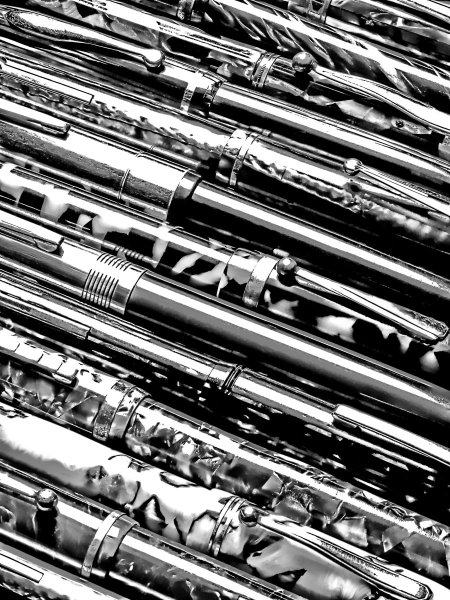
#> input picture original_kindle_screensavers/fountain_pens.jpg, 900 x 1200 px (shown at 1/2 size); its folder holds only this picture in this run
$ python analyze.py
#> lines starting #> are read from the running program, lines starting #| are printed output that depends on the picture
import numpy as np
from PIL import Image
from scipy import ndimage
import json, os, glob

REF_DIR = 'original_kindle_screensavers'
files = sorted(glob.glob(f'{REF_DIR}/*.jpg'))
results = {}

def luminance(rgb):
    # ITU-R BT.709
    return 0.2126*rgb[...,0] + 0.7152*rgb[...,1] + 0.0722*rgb[...,2]

def skew_kurt(x):
    m = x.mean(); s = x.std()
    if s == 0: return 0.0, 0.0
    z = (x - m) / s
    return float((z**3).mean()), float((z**4).mean() - 3.0)

for f in files:
    name = os.path.basename(f).replace('.jpg','')
    rgb = np.asarray(Image.open(f).convert('RGB'), dtype=np.float64)
    R,G,B = rgb[...,0], rgb[...,1], rgb[...,2]

    # --- Is it truly greyscale? channel deltas ---
    dRG = np.abs(R-G); dRB = np.abs(R-B); dGB = np.abs(G-B)
#> after `dRG = np.abs(R - G)`: dRG: shape (1200, 900) float64; every value is 0
    max_ch_dev = float(np.max([dRG.max(), dRB.max(), dGB.max()]))
#> max_ch_dev = 0
    mean_ch_dev = float(np.mean([dRG.mean(), dRB.mean(), dGB.mean()]))
#> mean_ch_dev = 0
    # fraction of pixels where channels differ by > 2
    frac_chromatic = float(np.mean((dRG>2)|(dRB>2)|(dGB>2)))
#> frac_chromatic = 0

    # Use the green channel as the working luma (greyscale image: all ~equal).
    # Use rounded luminance to be safe.
    lum = luminance(rgb)
    g = lum.astype(np.float64)
    flat = g.ravel()
    N = flat.size
#> N = 1080000

    # --- Histogram (256 bins) ---
    hist, _ = np.histogram(flat, bins=256, range=(0,256))
#> hist = 256 values, max 191554 at index 0, min 0 at index 5, mean 4218.8
    hist_norm = (hist / N).tolist()
#> hist_norm = 256 values, max 0.177 at index 0, min 0 at index 5, mean 0.00391

    # --- Percentiles ---
    pcts = [0.1,1,2,5,10,25,50,75,90,95,98,99,99.9]
    perc = {str(p): float(np.percentile(flat, p)) for p in pcts}
#> perc = 13 items

    # --- Moments ---
    mean = float(flat.mean()); median = float(np.median(flat)); std = float(flat.std())
#> after `mean = float(flat.mean())`: mean = 110.7
#> after `median = float(np.median(flat))`: median = 105
#> after `std = float(flat.std())`: std = 95.84
    sk, ku = skew_kurt(flat)
#> in skew_kurt, `m = x.mean()`: m = 110.7
#> in skew_kurt, `s = x.std()`: s = 95.84
#> sk = 0.289; ku = -1.38

    # --- Clipping & zones ---
    def frac(lo, hi):  # inclusive lo, inclusive hi
        return float(np.mean((flat>=lo)&(flat<=hi)))
    zones = {
        'pure_black_0':       frac(0,0),
        'near_black_0_15':    frac(0,15),
        'deep_shadow_16_63':  frac(16,63),
        'shadow_64_95':       frac(64,95),
        'midgrey_96_159':     frac(96,159),
        'highlight_160_223':  frac(160,223),
        'near_white_240_255': frac(240,255),
        'pure_white_255':     frac(255,255),
        'midtone_64_191':     frac(64,191),
    }

    # --- Gradient / sharpening signature (Sobel magnitude) ---
    gx = ndimage.sobel(g, axis=1)
    gy = ndimage.sobel(g, axis=0)
    gmag = np.hypot(gx, gy) / 4.0  # normalise sobel scale
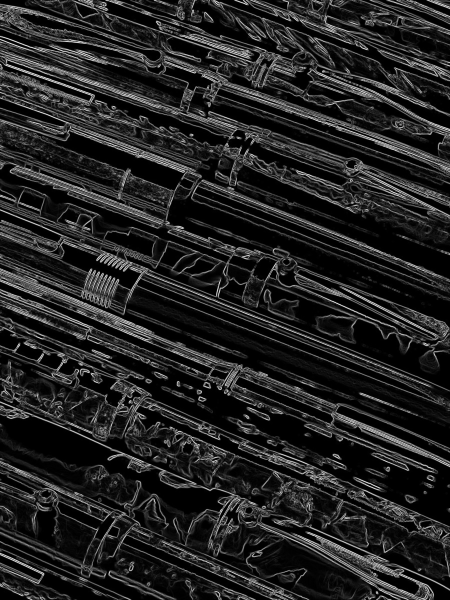
#> gmag: shape (1200, 900) float64 (shown at 1/2 size); min 0, max 268.9, mean 37.6; drawn with min black and max white
    gmag_flat = gmag.ravel()
    grad = {
        'mean': float(gmag_flat.mean()),
        'median': float(np.median(gmag_flat)),
        'p90': float(np.percentile(gmag_flat,90)),
        'p99': float(np.percentile(gmag_flat,99)),
        'frac_strong_edge_gt40': float(np.mean(gmag_flat>40)),
        'frac_flat_lt5': float(np.mean(gmag_flat<5)),
    }
#> grad = {'mean': 37.57, 'median': 13.12, 'p90': 116.8, 'p99': 218.5, 'frac_strong_edge_gt40': 0.31, 'frac_flat_lt5': 0.385}

    # --- Local contrast (clarity) — std in sliding windows ---
    # local std via uniform filter
    win = 15
    mean_f = ndimage.uniform_filter(g, win)
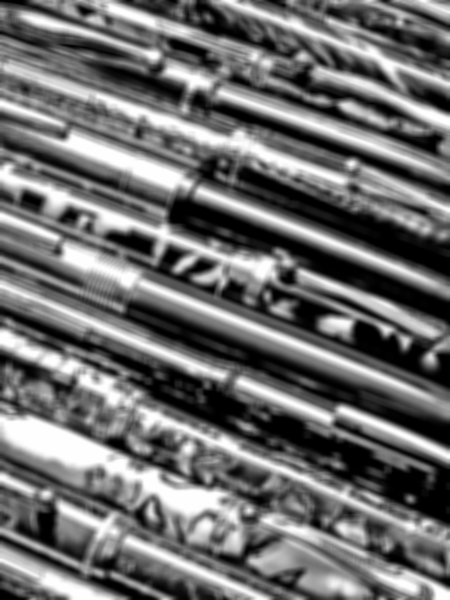
#> mean_f: shape (1200, 900) float64 (shown at 1/2 size); min -4.61e-13, max 255, mean 110.7; drawn with min black and max white
    sq_f   = ndimage.uniform_filter(g*g, win)
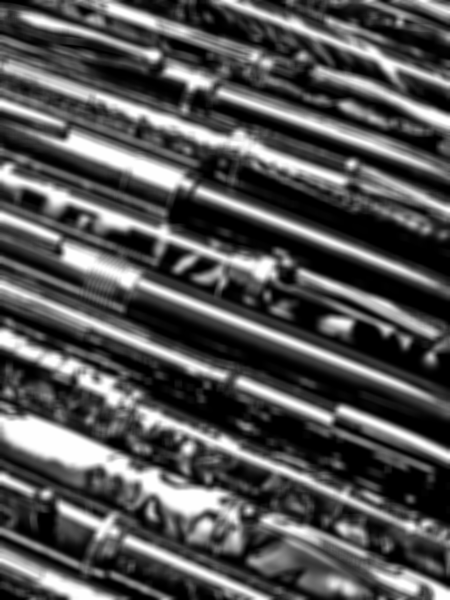
#> sq_f: shape (1200, 900) float64 (shown at 1/2 size); min -8.69e-11, max 65025, mean 21434.8; drawn with min black and max white
    local_var = np.clip(sq_f - mean_f*mean_f, 0, None)
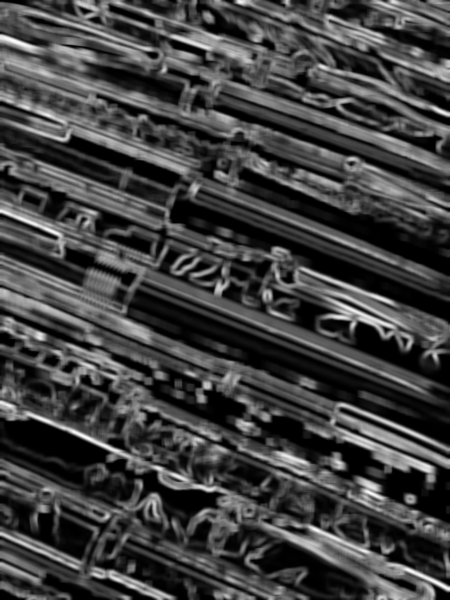
#> local_var: shape (1200, 900) float64 (shown at 1/2 size); min 0, max 14501, mean 3745.6; drawn with min black and max white
    local_std = np.sqrt(local_var)
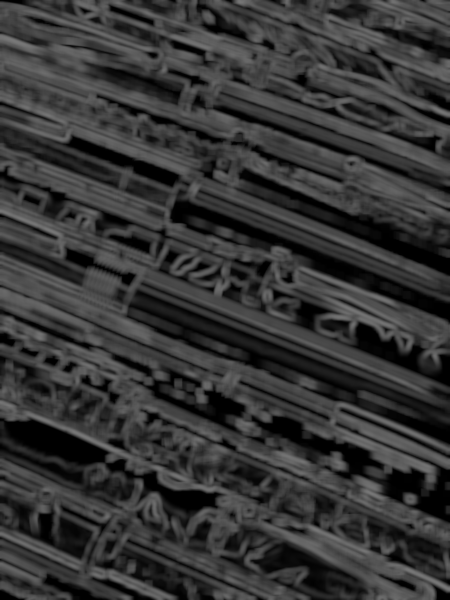
#> local_std: shape (1200, 900) float64 (shown at 1/2 size); min 0, max 120.4, mean 53.9
    clarity = {
        'local_std_mean': float(local_std.mean()),
        'local_std_p50': float(np.median(local_std)),
        'local_std_p90': float(np.percentile(local_std,90)),
    }
#> clarity = {'local_std_mean': 53.86, 'local_std_p50': 58.88, 'local_std_p90': 89.02}

    # --- Laplacian variance (focus / acutance) ---
    lap = ndimage.laplace(g)
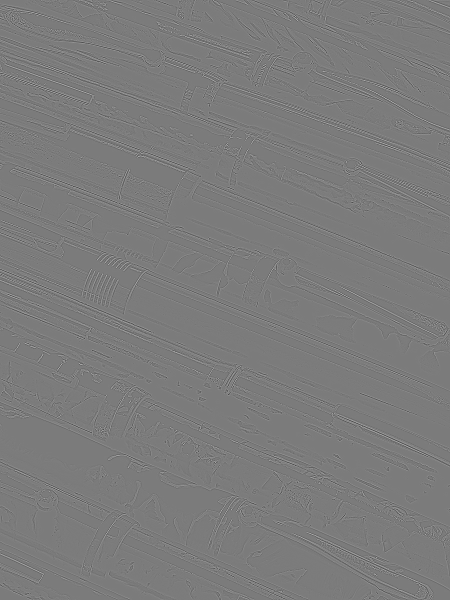
#> lap: shape (1200, 900) float64 (shown at 1/2 size); min -624, max 660, mean 0; drawn with min black and max white
    lap_var = float(lap.var())
#> lap_var = 3781.7

    # --- Radial power spectrum (high-freq energy = sharpening) ---
    # downsample to square for speed
    gg = np.asarray(Image.fromarray(g.astype(np.uint8)).resize((512,512)), dtype=np.float64)
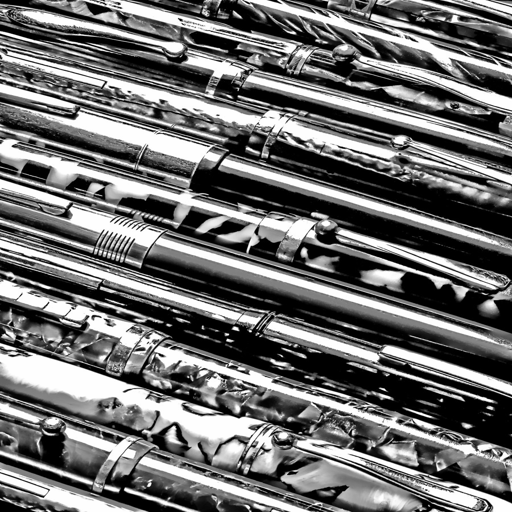
#> gg: shape (512, 512) float64; min 0, max 255, mean 110.4
    gg = gg - gg.mean()
    F = np.fft.fftshift(np.fft.fft2(gg))
    P = np.abs(F)**2
    cy, cx = 256, 256
    yy, xx = np.indices((512,512))
    r = np.hypot(xx-cx, yy-cy).astype(int)
    radial = ndimage.mean(P, labels=r, index=np.arange(0, 256))
#> radial = 256 values, max 1.89e+12 at index 1, min 0 at index 0, mean 3.23e+10
    radial = radial / radial.sum()
#> radial = 256 values, max 0.229 at index 1, min 0 at index 0, mean 0.00391
    # energy fractions by frequency band (as fraction of Nyquist)
    def band(lo, hi):
        return float(radial[int(lo*256):int(hi*256)].sum())
    freq = {
        'low_0_10pct':   band(0.0, 0.10),
        'mid_10_40pct':  band(0.10, 0.40),
        'high_40_100pct':band(0.40, 1.0),
    }
#> freq = {'low_0_10pct': 0.909, 'mid_10_40pct': 0.084, 'high_40_100pct': 0.0073}

    results[name] = {
        'size': list(Image.open(f).size),
        'greyscale_check': {
            'max_channel_deviation': max_ch_dev,
            'mean_channel_deviation': mean_ch_dev,
            'frac_pixels_chromatic_gt2': frac_chromatic,
        },
        'moments': {'mean':mean,'median':median,'std':std,'skewness':sk,'kurtosis':ku},
        'percentiles': perc,
        'zones': zones,
        'gradient': grad,
        'clarity_local_std': clarity,
        'laplacian_variance': lap_var,
        'freq_energy': freq,
        'histogram_256': hist_norm,
    }
    print(f"{name}: mean={mean:.1f} median={median:.0f} std={std:.1f} "
          f"black0={zones['pure_black_0']*100:.1f}% white255={zones['pure_white_255']*100:.1f}% "
          f"mid={zones['midtone_64_191']*100:.1f}% skew={sk:.2f}")
#| fountain_pens: mean=110.7 median=105 std=95.8 black0=17.7% white255=0.0% mid=33.5% skew=0.29

# --- Aggregate across all 5 ---
def agg(path):
    vals = []
    for n in results:
        d = results[n]
        for k in path[:-1]: d = d[k]
        vals.append(d[path[-1]])
#> this loop made 1 pass
#> n on pass 1: 'fountain_pens'
#> after the loop, vals = [110.7]
    return {'min':float(min(vals)),'max':float(max(vals)),'mean':float(np.mean(vals))}

results['_aggregate'] = {
    'mean':            agg(['moments','mean']),
    'median':          agg(['moments','median']),
    'std':             agg(['moments','std']),
    'skewness':        agg(['moments','skewness']),
    'kurtosis':        agg(['moments','kurtosis']),
    'pure_black_pct':  agg(['zones','pure_black_0']),
    'near_black_pct':  agg(['zones','near_black_0_15']),
    'pure_white_pct':  agg(['zones','pure_white_255']),
    'near_white_pct':  agg(['zones','near_white_240_255']),
    'midtone_pct':     agg(['zones','midtone_64_191']),
    'grad_mean':       agg(['gradient','mean']),
    'grad_p90':        agg(['gradient','p90']),
    'grad_p99':        agg(['gradient','p99']),
    'local_std_mean':  agg(['clarity_local_std','local_std_mean']),
    'lap_var':         agg(['laplacian_variance']) if False else None,
    'freq_high':       agg(['freq_energy','high_40_100pct']),
    'freq_mid':        agg(['freq_energy','mid_10_40pct']),
    'freq_low':        agg(['freq_energy','low_0_10pct']),
}
#> the loop in agg (call 2), `for n in results:` made 1 pass

with open('analysis/metrics.json','w') as fp:
    json.dump(results, fp, indent=2)
print("\nWrote analysis/metrics.json")

$ run again, on original_kindle_screensavers/letterpress_type.jpg
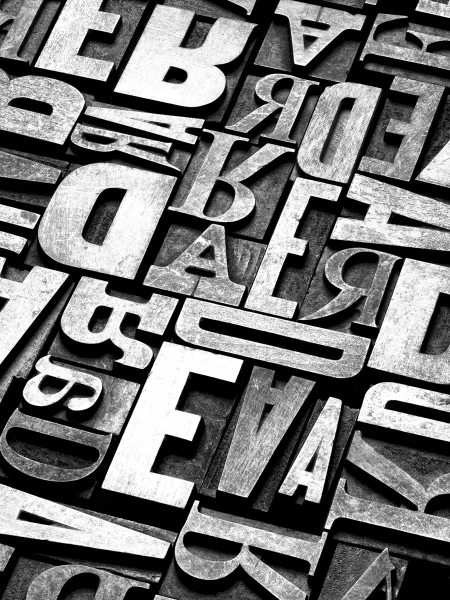
#> input picture original_kindle_screensavers/letterpress_type.jpg, 900 x 1200 px (shown at 1/2 size)
#> dRG: shape (1200, 900) float64; every value is 0
#> max_ch_dev = 0
#> hist = 256 values, max 156131 at index 0, min 0 at index 5, mean 4218.8
#> hist_norm = 256 values, max 0.145 at index 0, min 0 at index 5, mean 0.00391
#> perc = 13 items
#> mean = 117.9
#> median = 118
#> std = 96.6
#> m = 117.9
#> s = 96.6
#> sk = 0.0523; ku = -1.58
#> grad = {'mean': 29.87, 'median': 18.56, 'p90': 68.03, 'p99': 210.8, 'frac_strong_edge_gt40': 0.24, 'frac_flat_lt5': 0.289}
#> clarity = {'local_std_mean': 41.97, 'local_std_p50': 32.9, 'local_std_p90': 91.35}
#> `lap = ndimage.laplace(g)`:
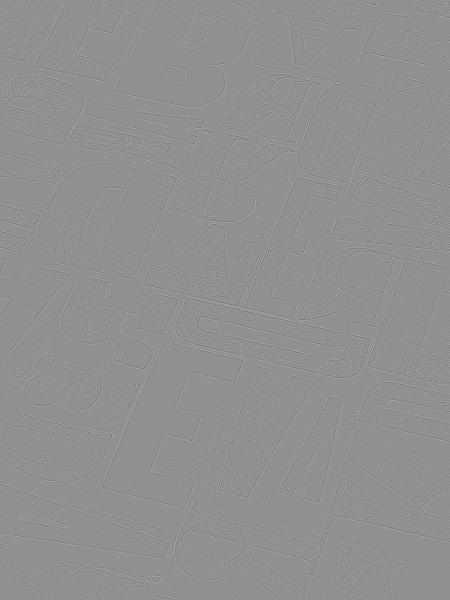
#> lap: shape (1200, 900) float64 (shown at 1/2 size); min -649, max 496, mean 0; drawn with min black and max white
#> lap_var = 4204.2
#> `gg = np.asarray(Image.fromarray(g.astype(np.uint8)).resize((512,512)),..`:
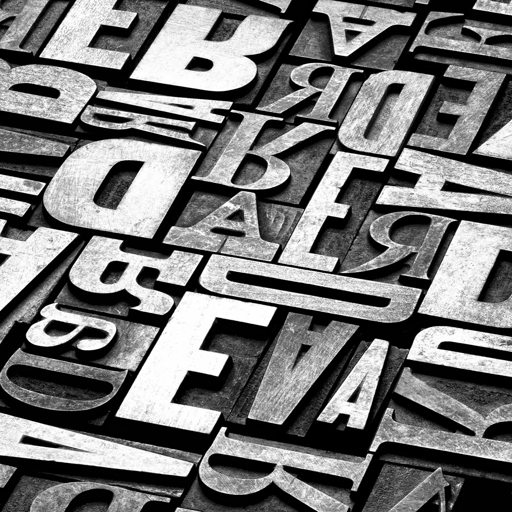
#> gg: shape (512, 512) float64; min 0, max 255, mean 117.8
#> `radial = ndimage.mean(P, labels=r, index=np.arange(0, 256))`: radial = 256 values, max 3.19e+12 at index 1, min 0 at index 0, mean 4.67e+10
#> `radial = radial / radial.sum()`: radial = 256 values, max 0.266 at index 1, min 0 at index 0, mean 0.00391
#> freq = {'low_0_10pct': 0.953, 'mid_10_40pct': 0.0451, 'high_40_100pct': 0.0023}
#| letterpress_type: mean=117.9 median=118 std=96.6 black0=14.5% white255=0.0% mid=29.4% skew=0.05
#> the loop in agg, `for n in results:` made 1 pass
#> n on pass 1: 'letterpress_type'
#> after the loop in agg, `for n in results:`: vals = [117.9]
#> the loop in agg (call 2), `for n in results:` made 1 pass

$ run again, on original_kindle_screensavers/pen_nibs.jpg
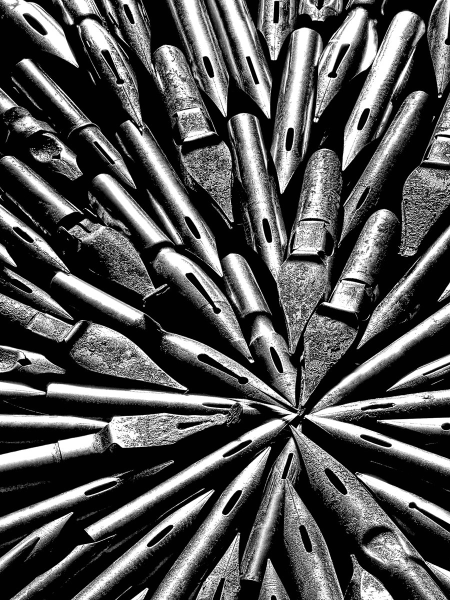
#> input picture original_kindle_screensavers/pen_nibs.jpg, 900 x 1200 px (shown at 1/2 size)
#> dRG: shape (1200, 900) float64; every value is 0
#> max_ch_dev = 0
#> hist = 256 values, max 284136 at index 1, min 0 at index 5, mean 4218.8
#> hist_norm = 256 values, max 0.263 at index 1, min 0 at index 5, mean 0.00391
#> perc = 13 items
#> mean = 83.82
#> median = 41
#> std = 93.86
#> m = 83.82
#> s = 93.86
#> sk = 0.676; ku = -1.08
#> grad = {'mean': 38.78, 'median': 19.24, 'p90': 108.1, 'p99': 213, 'frac_strong_edge_gt40': 0.372, 'frac_flat_lt5': 0.424}
#> clarity = {'local_std_mean': 49.59, 'local_std_p50': 54.72, 'local_std_p90': 87.73}
#> lap_var = 10093.2
#> `gg = np.asarray(Image.fromarray(g.astype(np.uint8)).resize((512,512)),..`:
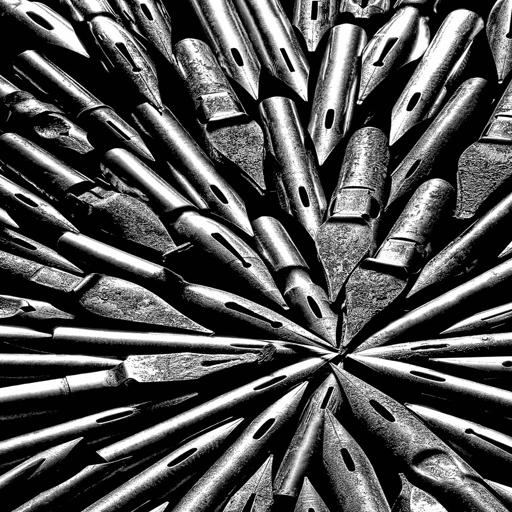
#> gg: shape (512, 512) float64; min 0, max 255, mean 83.7
#> `radial = ndimage.mean(P, labels=r, index=np.arange(0, 256))`: radial = 256 values, max 1.17e+12 at index 1, min 0 at index 0, mean 2.68e+10
#> `radial = radial / radial.sum()`: radial = 256 values, max 0.171 at index 1, min 0 at index 0, mean 0.00391
#> freq = {'low_0_10pct': 0.908, 'mid_10_40pct': 0.0862, 'high_40_100pct': 0.0054}
#| pen_nibs: mean=83.8 median=41 std=93.9 black0=9.1% white255=0.0% mid=25.9% skew=0.68
#> the loop in agg, `for n in results:` made 1 pass
#> n on pass 1: 'pen_nibs'
#> after the loop in agg, `for n in results:`: vals = [83.82]
#> the loop in agg (call 2), `for n in results:` made 1 pass
